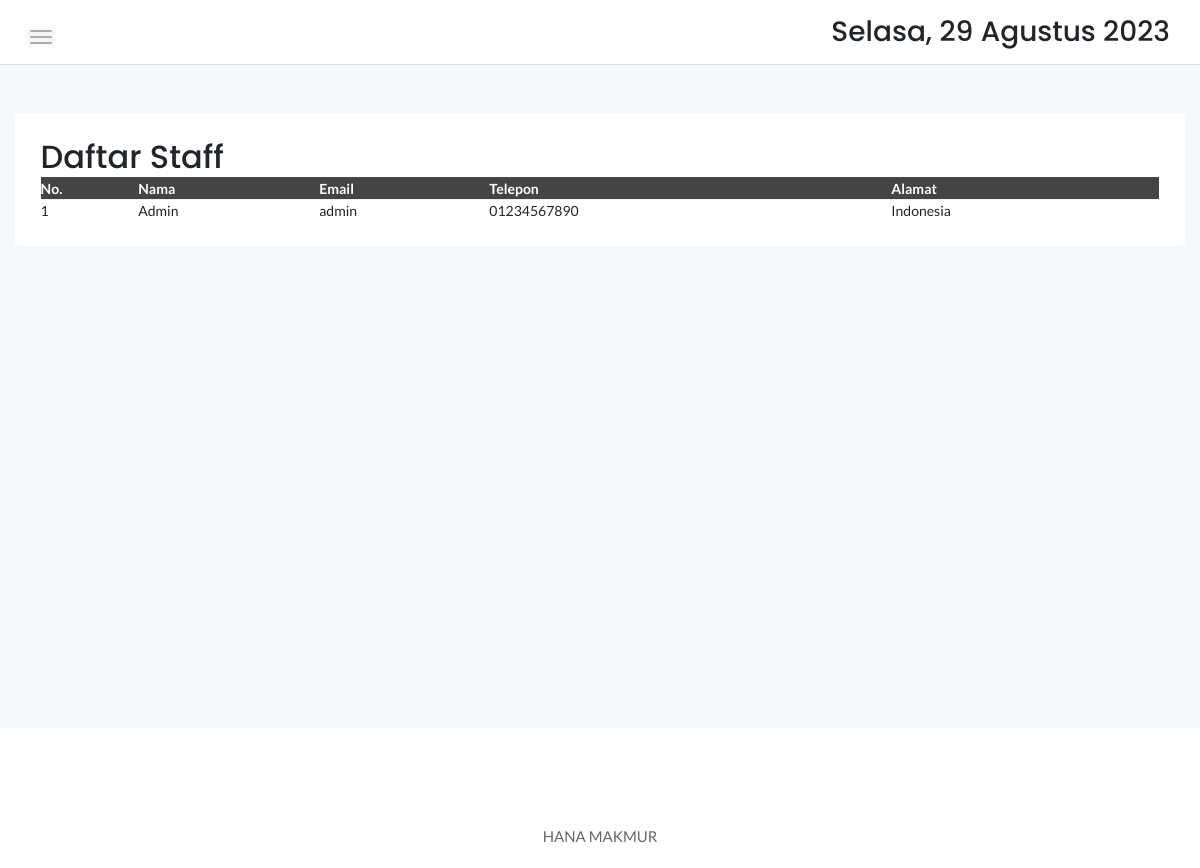
Screenshot of /admin/user.php with the database file from the repository.
### tables this page shows
CREATE TABLE `anggota` (
  `userid` int(11) NOT NULL,
  `namalengkap` varchar(50) NOT NULL,
  `email` varchar(50) NOT NULL,
  `password` varchar(150) NOT NULL,
  `notelp` varchar(15) NOT NULL,
  `alamat` varchar(100) NOT NULL,
  `tgljoin` timestamp NOT NULL DEFAULT current_timestamp(),
  `role` varchar(7) NOT NULL DEFAULT 'Member'
);

### admin/user.php (the view, shortened to what this page needs)
<!doctype html>
<html class="no-js" lang="en">
<head>
    <link rel="stylesheet" href="assets/css/bootstrap.min.css">
    <link rel="stylesheet" href="assets/css/font-awesome.min.css">
    <link rel="stylesheet" href="assets/css/themify-icons.css">
    <link rel="stylesheet" href="assets/css/metisMenu.css">
    <link rel="stylesheet" href="assets/css/owl.carousel.min.css">
    <link rel="stylesheet" href="assets/css/slicknav.min.css">
    <link rel="stylesheet" href="https://www.amcharts.com/lib/3/plugins/export/export.css" type="text/css" media="all" />
	<link rel="stylesheet" type="text/css" href="https://cdn.datatables.net/1.10.20/css/jquery.dataTables.min.css">
    <link rel="stylesheet" type="text/css" href="https://cdn.datatables.net/1.10.20/css/jquery.dataTables.css">
    <link rel="stylesheet" type="text/css" href="https://cdn.datatables.net/1.10.20/css/dataTables.bootstrap4.min.css">
    <link rel="stylesheet" type="text/css" href="https://cdn.datatables.net/responsive/2.2.3/css/responsive.bootstrap.min.css">
    <link rel="stylesheet" type="text/css" href="https://cdn.datatables.net/responsive/2.2.3/css/responsive.jqueryui.min.css">
	<link rel="stylesheet" type="text/css" href="https://cdn.datatables.net/buttons/1.5.2/css/buttons.dataTables.min.css">
    <link rel="stylesheet" href="assets/css/typography.css">
    <link rel="stylesheet" href="assets/css/default-css.css">
    <link rel="stylesheet" href="assets/css/styles.css">
    <link rel="stylesheet" href="assets/css/responsive.css">
</head>
<body>
    <div class="page-container">
        <div class="main-content">
            <div class="header-area">
                <div class="row align-items-center">
                    <div class="col-md-6 col-sm-8 clearfix">
                        <div class="nav-btn pull-left">
                            <span></span>
                            <span></span>
                            <span></span>
                        </div>
                    </div>
                    <div class="col-md-6 col-sm-4 clearfix">
                        <ul class="notification-area pull-right">
                            <li><h3><div class="date">
						</b></div></h3>
						</li>
                        </ul>
                    </div>
                </div>
            </div>
            <div class="main-content-inner">
                <div class="row mt-5 mb-5">
                    <div class="col-12">
                        <div class="card">
                            <div class="card-body">
                                <div class="d-sm-flex justify-content-between align-items-center">
									<h2>Daftar Staff</h2>
									</div>
                                    <div class="data-tables datatable-dark">
										 <table id="dataTable3" class="display" style="width:100%"><thead class="thead-dark">
											<tr>
												<th>No.</th>
												<th>Nama</th>
												<th>Email</th>
												<th>Telepon</th>
												<th>Alamat</th>
											</tr></thead><tbody>
											<?php
											$brgs=mysqli_query($conn,"SELECT * from anggota where role='Admin' order by userid ASC");
											$no=1;
											while($p=mysqli_fetch_array($brgs)){
												?>
												<tr>
													<td><?php echo $no++ ?></td>
													<td><?php echo $p['namalengkap'] ?></td>
													<td><?php echo $p['email'] ?></td>
													<td><?php echo $p['notelp'] ?></td>
													<td><?php echo $p['alamat'] ?></td>
												</tr>
												<?php
											}
											?>
										</tbody>
										</table>
                                    </div>
								 </div>
                            </div>
                        </div>
                    </div>
                </div>
            </div>
        </div>
        <footer>
            <div class="footer-area">
            <p>HANA MAKMUR</p>
            </div>
        </footer>
</body>
</html>

### rows the page displays
anggota: namalengkap "Admin", email "admin", notelp "01234567890", alamat "Indonesia"
